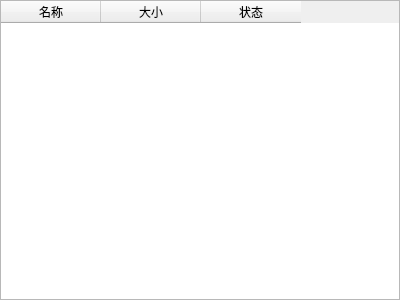
<?xml version="1.0" encoding="UTF-8"?>
<ui version="4.0">
 <class>UiDownload</class>
 <widget class="QWidget" name="UiDownload">
  <property name="geometry">
   <rect>
    <x>0</x>
    <y>0</y>
    <width>400</width>
    <height>300</height>
   </rect>
  </property>
  <property name="windowTitle">
   <string>Form</string>
  </property>
  <layout class="QVBoxLayout" name="verticalLayout">
   <property name="spacing">
    <number>0</number>
   </property>
   <property name="leftMargin">
    <number>0</number>
   </property>
   <property name="topMargin">
    <number>0</number>
   </property>
   <property name="rightMargin">
    <number>0</number>
   </property>
   <property name="bottomMargin">
    <number>0</number>
   </property>
   <item>
    <widget class="QTableWidget" name="tableWidget">
     <property name="selectionBehavior">
      <enum>QAbstractItemView::SelectRows</enum>
     </property>
     <property name="showGrid">
      <bool>false</bool>
     </property>
     <column>
      <property name="text">
       <string>名称</string>
      </property>
     </column>
     <column>
      <property name="text">
       <string>大小</string>
      </property>
     </column>
     <column>
      <property name="text">
       <string>状态</string>
      </property>
     </column>
    </widget>
   </item>
  </layout>
 </widget>
 <resources/>
 <connections/>
</ui>
